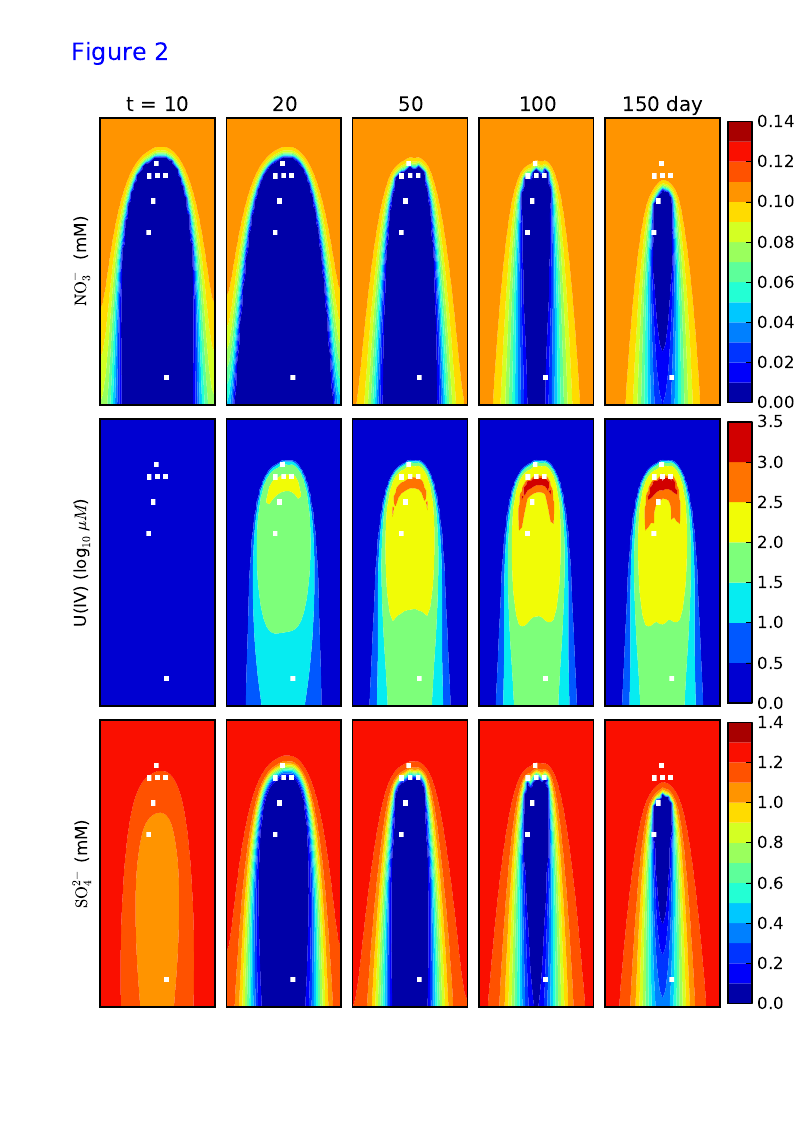

This chart was generated by the following Python code:
from numpy import *
from pylab import *

nt = 129 # of time step
nx = 101 # of grid points
nl = 41 # of layers
xm = 50
tl = xm * 0.75

p  = loadtxt('../base/t.chem.xyz.tsv')

x  = p[0:nx, 0]

tt = p[:, 3]
tr = reshape(tt, (nt, nx*nl))
t  = tr[:, 1]

it1 =  18 # t =  10 day
it2 =  28 # t =  20 day
it3 =  58 # t =  50 day
it4 =  68 # t = 100 day
it5 =  78 # t = 150 day
it6 = 88 # t = 200 day
#it6 = 128 # t = 400 day

delta = 0.5
x = arange(0.0, 50.5, delta)
y = arange(0.0, 20.5, delta)

cc = p[:, 5]
cr = reshape(cc, (nt, nx*nl))
no31 = cr[it1, :]
no32 = cr[it2, :]
no33 = cr[it3, :]
no34 = cr[it4, :]
no35 = cr[it5, :]
no36 = cr[it6, :]

cc = p[:, 10]
cr = reshape(cc, (nt, nx*nl))
u4s1 = cr[it1, :]
u4s2 = cr[it2, :]
u4s3 = cr[it3, :]
u4s4 = cr[it4, :]
u4s5 = cr[it5, :]
u4s6 = cr[it6, :]

for index in range(len(u4s1)):
	u4s1[index] = max(u4s1[index], 1.0001) 
	u4s2[index] = max(u4s2[index], 1.0001) 
	u4s3[index] = max(u4s3[index], 1.0001) 
	u4s4[index] = max(u4s4[index], 1.0001) 
	u4s5[index] = max(u4s5[index], 1.0001) 
	u4s6[index] = max(u4s6[index], 1.0001) 

cc = p[:, 11]
cr = reshape(cc, (nt, nx*nl))
so41 = cr[it1, :]
so42 = cr[it2, :]
so43 = cr[it3, :]
so44 = cr[it4, :]
so45 = cr[it5, :]
so46 = cr[it6, :]

cx = [7.891, 10.000, 10.085, 9.986, 14.429, 19.955, 45.172]
cy = [9.783, 10.000, 8.532, 11.386, 9.244, 8.485, 11.605]
ms = 3

fig, axes = subplots(nrows=3, ncols=5)

subplots_adjust(hspace=0.01, wspace=0.1)

ax = subplot(3, 5, 1)
zm = arange(-1.0e-18, 0.15, 0.01)
z = transpose(reshape(no31, (nl, nx)))
c = contourf(y, x, z, zm)
plot(cy, cx, 'ws', markersize=ms, markeredgecolor='w')
axis([0, 20, 50, 0])
ax.set_aspect('equal')
title('t = 10')
ylabel('$\mathrm{NO_3^-}$ (mM)')
xticks([])
yticks([])

text(-5, -10, 'Figure 2', fontsize='x-large', color='b')

ax = subplot(3, 5, 2)
z = transpose(reshape(no32, (nl, nx)))
c = contourf(y, x, z, zm)
plot(cy, cx, 'ws', markersize=ms, markeredgecolor='w')
axis([0, 20, 50, 0])
ax.set_aspect('equal')
title('20')
xticks([])
yticks([])

ax = subplot(3, 5, 3)
z = transpose(reshape(no33, (nl, nx)))
c = contourf(y, x, z, zm)
plot(cy, cx, 'ws', markersize=ms, markeredgecolor='w')
axis([0, 20, 50, 0])
ax.set_aspect('equal')
title('50')
xticks([])
yticks([])

ax = subplot(3, 5, 4)
z = transpose(reshape(no34, (nl, nx)))
c = contourf(y, x, z, zm)
plot(cy, cx, 'ws', markersize=ms, markeredgecolor='w')
axis([0, 20, 50, 0])
ax.set_aspect('equal')
title('100')
xticks([])
yticks([])

ax = subplot(3, 5, 5)
z = transpose(reshape(no35, (nl, nx)))
c = contourf(y, x, z, zm)
plot(cy, cx, 'ws', markersize=ms, markeredgecolor='w')
axis([0, 20, 50, 0])
ax.set_aspect('equal')
title('150 day')
xticks([])
yticks([])

cax1 = fig.add_axes([0.91, 0.642, 0.03, 0.25])
cb=fig.colorbar(c, cax=cax1)

ax = subplot(3, 5, 6)
zmu = arange(0, 4, 0.5)
#zm = arange(-1.0e-20, 1100, 100)
z = transpose(reshape(u4s1, (nl, nx)))
c = contourf(y, x, log10(z), zmu)
plot(cy, cx, 'ws', markersize=ms, markeredgecolor='w')
axis([0, 20, 50, 0])
ax.set_aspect('equal')
ylabel('U(IV) (log$\mathrm{_{10}}$ $\mathrm{\mu}M$)')
xticks([])
yticks([])

ax = subplot(3, 5, 7)
z = transpose(reshape(u4s2, (nl, nx)))
c = contourf(y, x, log10(z) , zmu)
plot(cy, cx, 'ws', markersize=ms, markeredgecolor='w')
axis([0, 20, 50, 0])
ax.set_aspect('equal')
xticks([])
yticks([])

ax = subplot(3, 5, 8)
z = transpose(reshape(u4s3, (nl, nx)))
c = contourf(y, x, log10(z), zmu)
plot(cy, cx, 'ws', markersize=ms, markeredgecolor='w')
axis([0, 20, 50, 0])
ax.set_aspect('equal')
xticks([])
yticks([])

ax = subplot(3, 5, 9)
z = transpose(reshape(u4s4, (nl, nx)))
c = contourf(y, x, log10(z), zmu)
plot(cy, cx, 'ws', markersize=ms, markeredgecolor='w')
axis([0, 20, 50, 0])
ax.set_aspect('equal')
xticks([])
yticks([])

ax = subplot(3, 5, 10)
z = transpose(reshape(u4s5, (nl, nx)))
c = contourf(y, x, log10(z), zmu)
plot(cy, cx, 'ws', markersize=ms, markeredgecolor='w')
axis([0, 20, 50, 0])
ax.set_aspect('equal')
xticks([])
yticks([])

cax2 = fig.add_axes([0.91, 0.375, 0.03, 0.25])
cb=fig.colorbar(c, cax=cax2)

ax = subplot(3, 5, 11)
z = transpose(reshape(so41, (nl, nx)))
zm = arange(0, 1.5, 0.1)
c = contourf(y, x, z, zm)
plot(cy, cx, 'ws', markersize=ms, markeredgecolor='w')
axis([0, 20, 50, 0])
ax.set_aspect('equal')
ylabel('$\mathrm{SO_4^{2-}}$ (mM)')
xticks([])
yticks([])

ax = subplot(3, 5, 12)
z = transpose(reshape(so42, (nl, nx)))
zm = arange(0, 1.5, 0.1)
c = contourf(y, x, z, zm)
plot(cy, cx, 'ws', markersize=ms, markeredgecolor='w')
axis([0, 20, 50, 0])
ax.set_aspect('equal')
xticks([])
yticks([])

ax = subplot(3, 5, 13)
z = transpose(reshape(so43, (nl, nx)))
zm = arange(0, 1.5, 0.1)
c = contourf(y, x, z, zm)
plot(cy, cx, 'ws', markersize=ms, markeredgecolor='w')
axis([0, 20, 50, 0])
ax.set_aspect('equal')
xticks([])
yticks([])

ax = subplot(3, 5, 14)
z = transpose(reshape(so44, (nl, nx)))
zm = arange(0, 1.5, 0.1)
c = contourf(y, x, z, zm)
plot(cy, cx, 'ws', markersize=ms, markeredgecolor='w')
axis([0, 20, 50, 0])
ax.set_aspect('equal')
xticks([])
yticks([])

ax = subplot(3, 5, 15)
z = transpose(reshape(so45, (nl, nx)))
zm = arange(0, 1.5, 0.1)
c = contourf(y, x, z, zm)
plot(cy, cx, 'ws', markersize=ms, markeredgecolor='w')
axis([0, 20, 50, 0])
ax.set_aspect('equal')
xticks([])
yticks([])

cax3 = fig.add_axes([0.91, 0.108, 0.03, 0.25])
cb=fig.colorbar(c, cax=cax3)

fig = matplotlib.pyplot.gcf()
fig.set_size_inches(8, 11.25)
savefig('fig2.pdf')
show()
